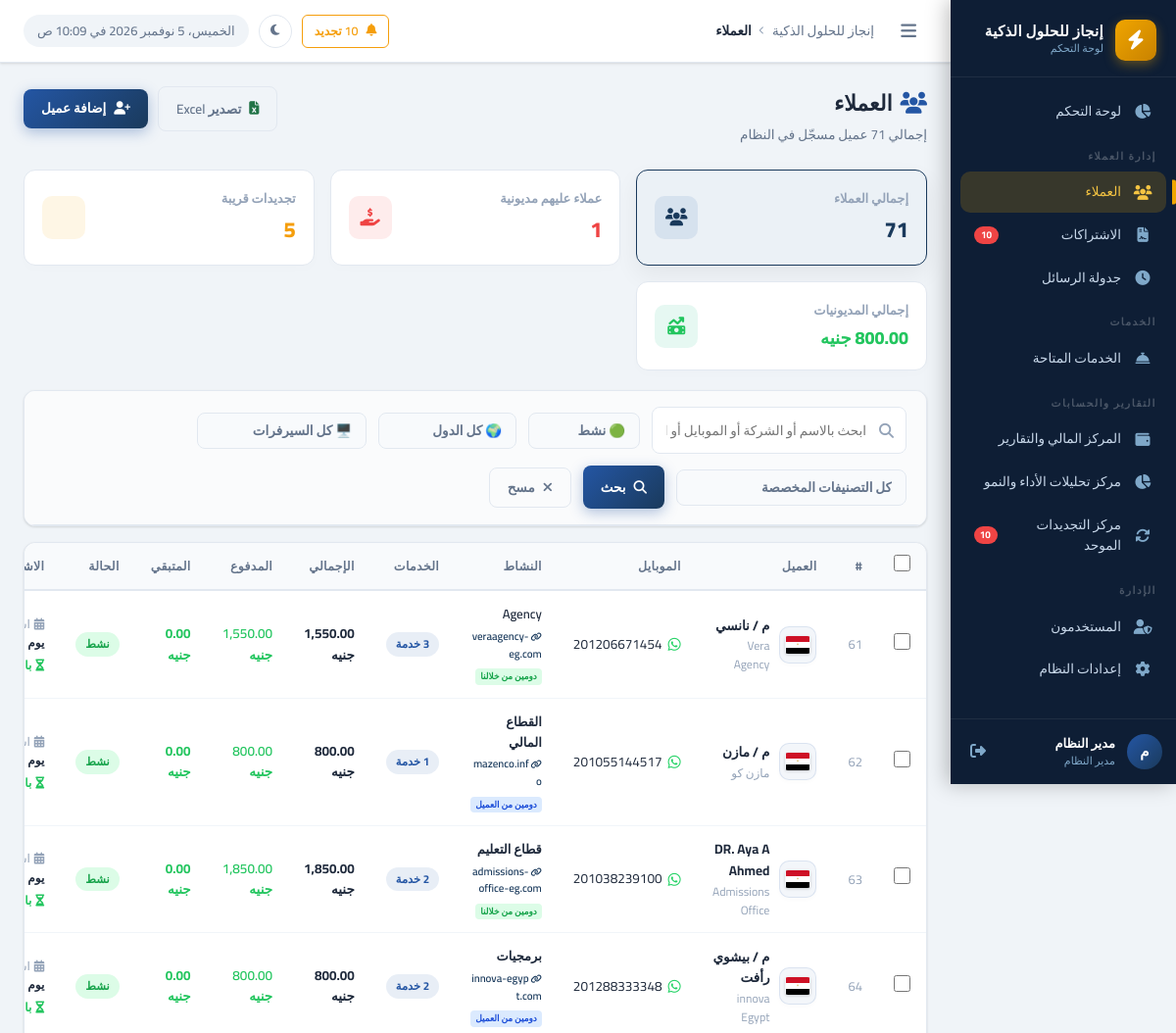
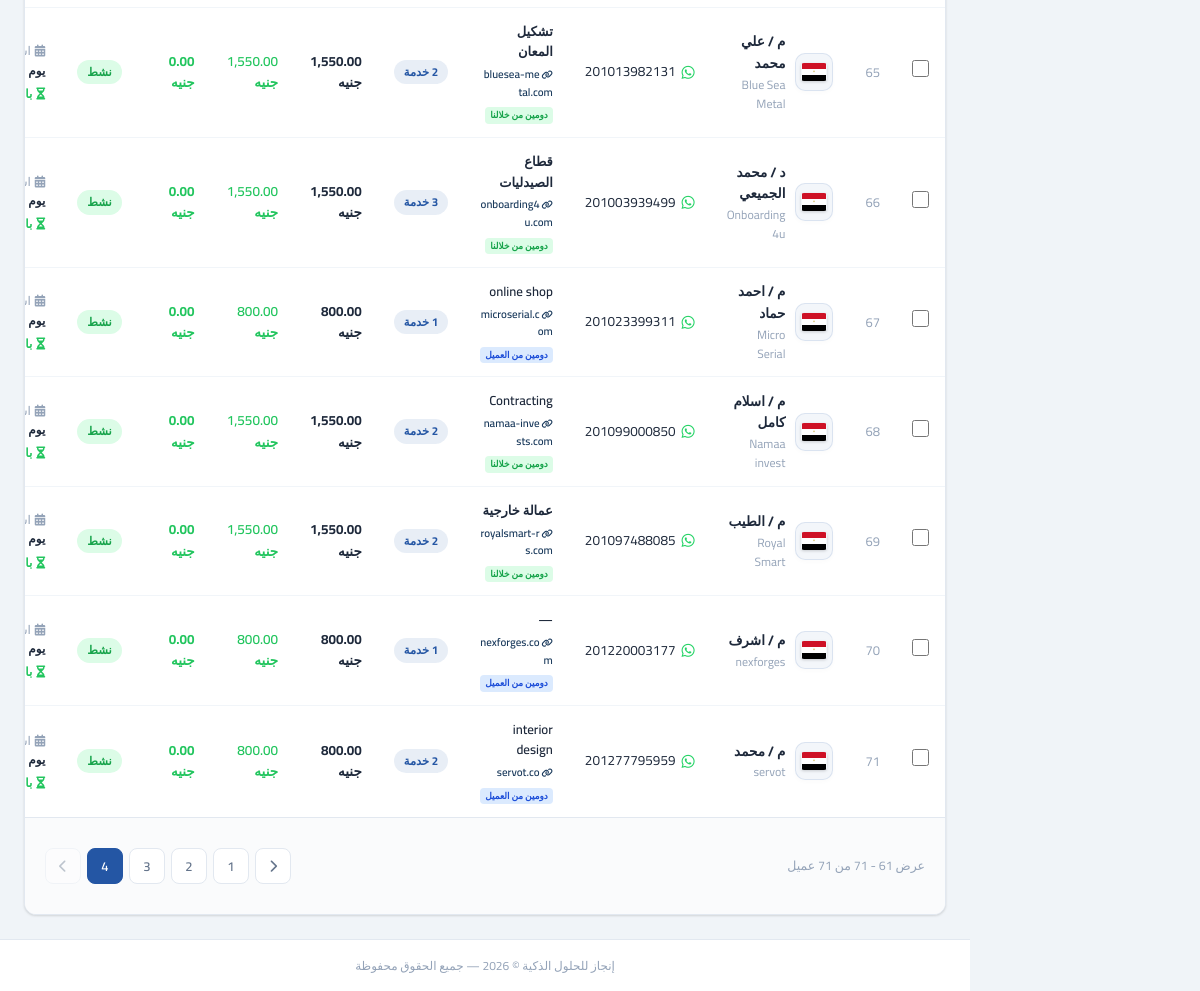
/clients/index.php?status=1&plan=01-1G-800EG&page=4 (signed in), run on an earlier commit of the app's database (2 pictures, top to bottom).
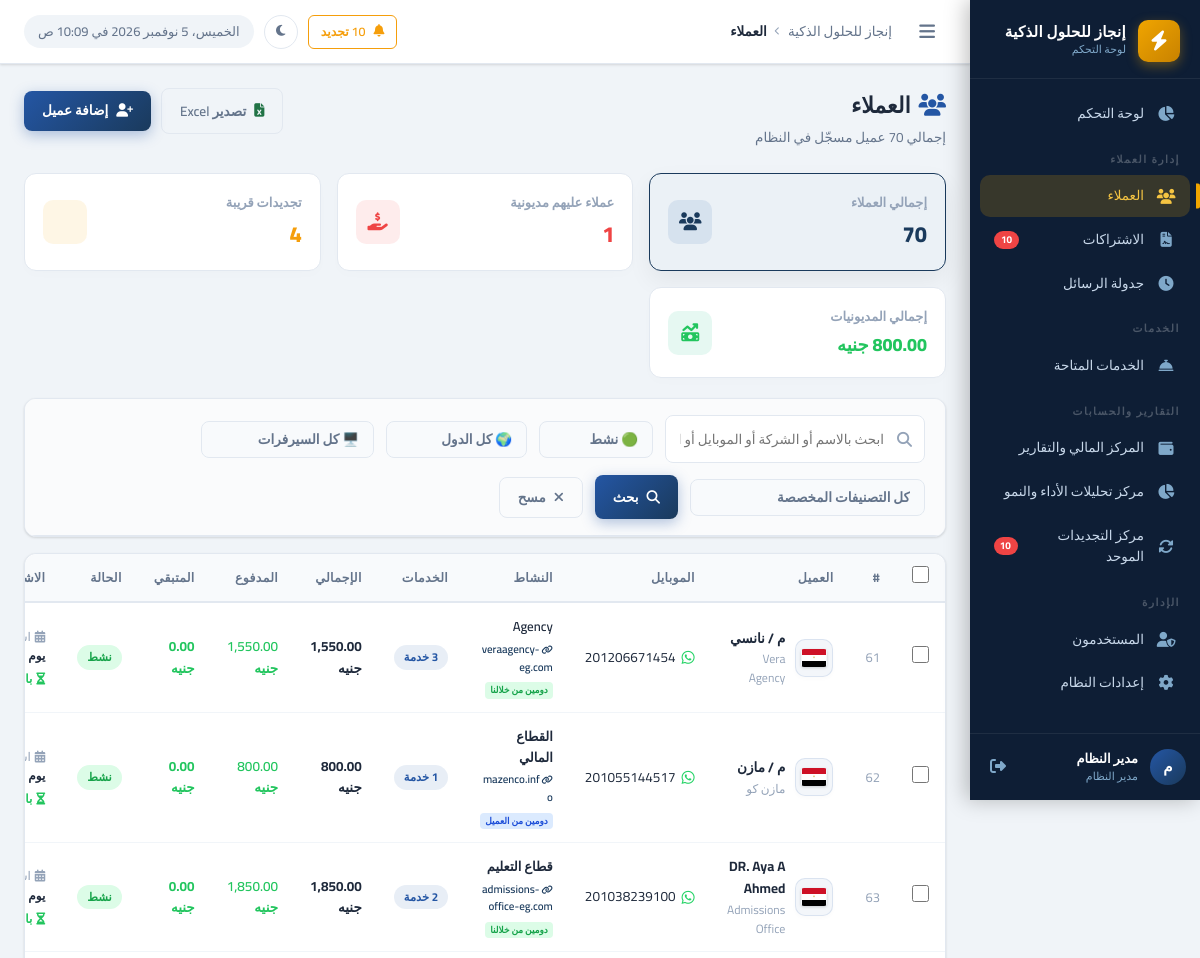
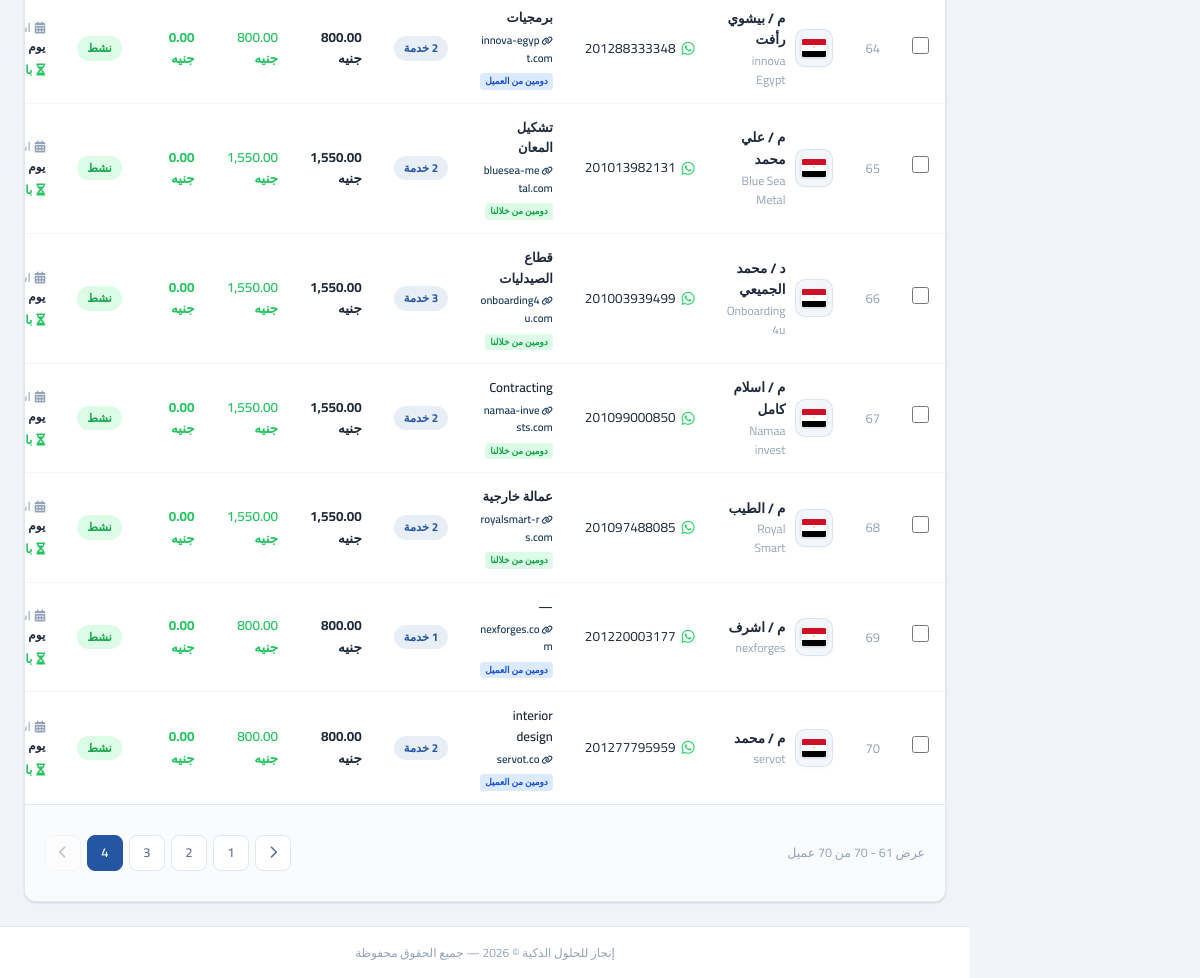
And on a later commit of the database (2 pictures, top to bottom).
### tables this page shows
CREATE TABLE `clients` (
  `id` int UNSIGNED NOT NULL,
  `name` varchar(200) NOT NULL COMMENT 'اسم العميل',
  `company_name` varchar(200) DEFAULT NULL COMMENT 'اسم الشركة',
  `mobile` varchar(20) NOT NULL COMMENT 'رقم الموبايل',
  `mobile_2` varchar(20) DEFAULT NULL COMMENT 'رقم موبايل إضافي',
  `activity` varchar(200) DEFAULT NULL COMMENT 'النشاط التجاري',
  `country` varchar(10) NOT NULL DEFAULT 'EG',
  `domain` varchar(255) DEFAULT NULL,
  `domain_provider` varchar(100) DEFAULT NULL,
  `username_note` varchar(200) DEFAULT NULL COMMENT 'اسم المستخدم (للإشارة)',
  `server_panel` varchar(100) NOT NULL DEFAULT 'cp.enjaz.cloud',
  `email` varchar(200) DEFAULT NULL,
  `address` text,
  `notes` text,
  `status` tinyint(1) NOT NULL DEFAULT '1' COMMENT '1=نشط, 0=موقوف',
  `created_by` int UNSIGNED DEFAULT NULL,
  `created_at` datetime NOT NULL DEFAULT CURRENT_TIMESTAMP,
  `updated_at` datetime NOT NULL DEFAULT CURRENT_TIMESTAMP ON UPDATE CURRENT_TIMESTAMP
);

### clients/index.php (the view, shortened to what the rows shown need)
<?php
require_once dirname(__DIR__) . '/config/app.php';
$db = getDB();
$warningDays = (int)getSetting('renewal_warning_days','60');
$search  = clean($_GET['search'] ?? '');
$status  = isset($_GET['status']) ? $_GET['status'] : '1';
$filter  = $_GET['filter'] ?? '';
$plan    = clean($_GET['plan'] ?? '');
$page    = max(1, (int)($_GET['page'] ?? 1));
$perPage = 20;
$where  = ['1=1'];
$params = [];
if ($status !== '') {
    $where[]  = "c.status = ?";
    $params[] = (int)$status;
}
if ($plan !== '') {
    $where[] = "c.id IN (
        SELECT DISTINCT cs2.client_id
        FROM client_subscriptions cs2
        WHERE cs2.status != 'cancelled' AND cs2.plan_name = ?
    )";
    $params[] = $plan;
}
$whereStr = implode(' AND ', $where);
$havingStr = "";
if ($filter === 'debt') {
    $countStmt = $db->prepare("
        SELECT COUNT(*) FROM (
            SELECT c.id,
                   COALESCE(SUM(CASE WHEN cs.status != 'cancelled' THEN cs.price ELSE 0 END), 0) AS total_services,
                   COALESCE((SELECT SUM(p.amount) FROM payments p WHERE p.client_id = c.id), 0) AS total_paid
            FROM clients c
            LEFT JOIN client_subscriptions cs ON cs.client_id = c.id
            WHERE $whereStr
            GROUP BY c.id
            HAVING (total_services - total_paid) > 0
        ) tmp
    ");
} else {
    $countStmt = $db->prepare("SELECT COUNT(*) FROM clients c WHERE $whereStr");
}
$countStmt->execute($params);
$totalClients = (int)$countStmt->fetchColumn();
$pager = paginate($totalClients, $perPage, $page);
$stmt = $db->prepare("
    SELECT c.*,
           COALESCE(SUM(CASE WHEN cs.status != 'cancelled' THEN cs.price ELSE 0 END), 0) AS total_services,
           COALESCE((SELECT SUM(p.amount) FROM payments p WHERE p.client_id = c.id), 0) AS total_paid,
           COUNT(DISTINCT cs.id) AS subs_count,
           (SELECT cs2.start_date FROM client_subscriptions cs2 JOIN services s2 ON s2.id = cs2.service_id WHERE cs2.client_id = c.id AND (s2.name LIKE '%بريد%' OR s2.name LIKE '%mail%' OR s2.name LIKE '%email%' OR s2.name LIKE '%ايميل%') ORDER BY (CASE WHEN cs2.status = 'active' THEN 1 ELSE 2 END) ASC, cs2.id DESC LIMIT 1) AS sub_start,
           (SELECT cs2.end_date FROM client_subscriptions cs2 JOIN services s2 ON s2.id = cs2.service_id WHERE cs2.client_id = c.id AND (s2.name LIKE '%بريد%' OR s2.name LIKE '%mail%' OR s2.name LIKE '%email%' OR s2.name LIKE '%ايميل%') ORDER BY (CASE WHEN cs2.status = 'active' THEN 1 ELSE 2 END) ASC, cs2.id DESC LIMIT 1) AS sub_end,
           (SELECT cs2.status FROM client_subscriptions cs2 JOIN services s2 ON s2.id = cs2.service_id WHERE cs2.client_id = c.id AND (s2.name LIKE '%بريد%' OR s2.name LIKE '%mail%' OR s2.name LIKE '%email%' OR s2.name LIKE '%ايميل%') ORDER BY (CASE WHEN cs2.status = 'active' THEN 1 ELSE 2 END) ASC, cs2.id DESC LIMIT 1) AS sub_status,
           (SELECT COUNT(*) FROM client_subscriptions cs3 JOIN services s3 ON s3.id = cs3.service_id WHERE cs3.client_id = c.id AND cs3.status != 'cancelled' AND (s3.name LIKE '%دومين%' OR s3.name LIKE '%domain%')) AS has_our_domain
    FROM clients c
    LEFT JOIN client_subscriptions cs ON cs.client_id = c.id
    WHERE $whereStr
    GROUP BY c.id
    $havingStr
    ORDER BY COALESCE(
        (SELECT cs2.start_date FROM client_subscriptions cs2 JOIN services s2 ON s2.id = cs2.service_id WHERE cs2.client_id = c.id AND cs2.status != 'cancelled' AND (s2.name LIKE '%دومين%' OR s2.name LIKE '%domain%') ORDER BY cs2.start_date DESC LIMIT 1),
        (SELECT cs3.start_date FROM client_subscriptions cs3 JOIN services s3 ON s3.id = cs3.service_id WHERE cs3.client_id = c.id AND cs3.status != 'cancelled' AND (s3.name LIKE '%بريد%' OR s3.name LIKE '%mail%' OR s3.name LIKE '%email%') ORDER BY cs3.start_date DESC LIMIT 1),
        c.created_at
    ) DESC, c.id DESC
    LIMIT ? OFFSET ?
");
$stmt->execute(array_merge($params, [$perPage, $pager['offset']]));
$clients = $stmt->fetchAll();
    ?>
    <?php
require_once INCLUDES_PATH . '/header.php';
?>
<div class="page-header">
  <div class="page-header-text">
    <h1 class="page-title"><i class="fas fa-users" style="color:var(--primary-light);margin-left:8px;"></i>العملاء</h1>
  </div>
</div>
<div class="card">
  <div class="table-wrapper">
    <table class="data-table">
      <thead>
        <tr>
          <th style="width: 40px; text-align: center;"><input type="checkbox" id="selectAllClients" style="width: 17px; height: 17px; cursor: pointer;"></th>
          <th>#</th>
          <th>العميل</th>
          <th>الموبايل</th>
          <th>النشاط</th>
          <th>الخدمات</th>
          <th>الإجمالي</th>
          <th>المدفوع</th>
          <th>المتبقي</th>
          <th>الحالة</th>
          <th>الاشتراك / المتبقي</th>
        </tr>
      </thead>
      <tbody>
        <?php if (empty($clients)): ?>
        <tr>
          <td colspan="11">
            <div class="empty-state">
              <div class="empty-icon"><i class="fas fa-users-slash"></i></div>
              <p class="empty-title">لا يوجد عملاء</p>
              <p class="empty-text"><?= $search ? 'لم يتطابق أي عميل مع بحثك.' : 'ابدأ بإضافة أول عميل.' ?></p>
              <?php if (hasPermission('add_clients') && !$search): ?>
              <a href="add.php" class="btn btn-primary"><i class="fas fa-user-plus"></i> إضافة عميل</a>
              <?php endif; ?>
            </div>
          </td>
        </tr>
        <?php else: ?>
        <?php foreach ($clients as $i => $client):
          $remaining = $client['total_services'] - $client['total_paid'];
          $cCode = $client['country'] ?? 'EG';
          $cInfo = getCountryInfo($cCode);
        ?>
        <tr onclick="if(!event.target.closest('a') && !event.target.closest('button') && !event.target.closest('input')) window.location='view.php?id=<?= $client['id'] ?>';" style="cursor:pointer;">
          <td style="text-align: center;" onclick="event.stopPropagation();">
            <input type="checkbox" class="client-checkbox" value="<?= $client['id'] ?>" data-name="<?= e($client['name']) ?>" data-mobile="<?= e($client['mobile']) ?>" data-company="<?= e($client['company_name']) ?>" style="width: 17px; height: 17px; cursor: pointer;">
          </td>
          <td class="text-muted"><?= $pager['offset'] + $i + 1 ?></td>
          <td>
            <div style="display:flex;align-items:center;gap:10px;">
              <div style="width:38px;height:38px;border-radius:10px;background:rgba(36,86,164,0.05);border:1px solid rgba(36,86,164,0.12);
                          display:flex;align-items:center;justify-content:center;flex-shrink:0;box-shadow:0 2px 5px rgba(0,0,0,0.02);"
                   title="<?= e($cInfo['name']) ?>">
              </div>
              <div>
                <a href="view.php?id=<?= $client['id'] ?>" style="font-weight:700;color:var(--text-primary);display:block;">
                  <?= e($client['name']) ?>
                </a>
                <?php if ($client['company_name']): ?>
                <span style="font-size:12px;color:var(--text-muted);display:block;"><?= e($client['company_name']) ?></span>
                <?php endif; ?>
              </div>
            </div>
          </td>
          <td>
            <a href="https://wa.me/<?= preg_replace('/\D/', '', $client['mobile']) ?>" target="_blank"
               style="color:var(--text-primary);display:flex;align-items:center;gap:6px;">
              <i class="fab fa-whatsapp" style="color:#25D366;font-size:15px;"></i>
              <?= e($client['mobile']) ?>
            </a>
          </td>
          <td class="text-muted">
            <div style="font-weight:600;color:var(--text-primary);"><?= e($client['activity'] ?: '—') ?></div>
            <?php if (!empty($client['domain'])): ?>
            <div style="margin-top:4px;display:flex;align-items:center;gap:6px;flex-wrap:wrap;">
              <a href="http://<?= e($client['domain']) ?>" target="_blank" style="font-size:11px;color:var(--primary);word-break:break-all;font-weight:600;">
                <i class="fas fa-link" style="font-size:9px;margin-left:2px;"></i><?= e($client['domain']) ?>
              </a>
              <?php if ($client['has_our_domain'] > 0): ?>
                <span class="badge badge-success" style="font-size:9px;padding:1px 5px;border-radius:4px;">دومين من خلالنا</span>
              <?php else: ?>
                <span class="badge badge-info" style="font-size:9px;padding:1px 5px;border-radius:4px;">دومين من العميل</span>
              <?php endif; ?>
            </div>
            <?php else: ?>
              <div style="margin-top:4px;">
                <span class="badge badge-secondary" style="font-size:9px;padding:1px 5px;border-radius:4px;"><i class="fas fa-globe-slash" style="margin-left:3px;"></i>بدون دومين</span>
              </div>
            <?php endif; ?>
          </td>
          <td>
            <?php if ($client['subs_count'] > 0): ?>
            <span class="badge badge-primary"><?= $client['subs_count'] ?> خدمة</span>
            <?php else: ?>
            <span class="text-muted fs-sm">—</span>
            <?php endif; ?>
          </td>
          <td class="fw-bold"><?= formatMoney($client['total_services']) ?></td>
          <td style="color:var(--success);font-weight:600;"><?= formatMoney($client['total_paid']) ?></td>
          <td style="color:<?= $remaining > 0 ? 'var(--danger)' : 'var(--success)' ?>;font-weight:700;">
            <?= formatMoney($remaining) ?>
          </td>
          <td>
            <?= $client['status']
              ? '<span class="badge badge-success">نشط</span>'
              : '<span class="badge badge-danger">موقوف</span>' ?>
          </td>
          <td>
            <?php
            if ($client['sub_start']) {
                $startDate = new DateTime($client['sub_start']);
                $today = new DateTime('today');
                $diffStart = $startDate->diff($today);
                $daysSubscribed = $diffStart->invert ? -$diffStart->days : $diffStart->days;
                if ($daysSubscribed >= 0) {
                    echo '<div style="font-size:12px;color:var(--text-muted);margin-bottom:4px;"><i class="fas fa-calendar-alt" style="margin-left:4px;"></i>اشترك بقاله: <strong style="color:var(--text-primary);">' . $daysSubscribed . ' يوم</strong></div>';
                } else {
                    echo '<div style="font-size:12px;color:var(--text-muted);margin-bottom:4px;"><i class="fas fa-calendar-alt" style="margin-left:4px;"></i>يبدأ بعد: <strong style="color:var(--text-primary);">' . abs($daysSubscribed) . ' يوم</strong></div>';
                }
                if ($client['sub_end']) {
                    $daysLeft = daysUntilExpiry($client['sub_end']);
                    if ($daysLeft >= 0) {
                        $color = $daysLeft <= 30 ? 'var(--warning)' : 'var(--success)';
                        echo '<div style="font-size:12px;color:' . $color . ';font-weight:700;"><i class="fas fa-hourglass-half" style="margin-left:4px;"></i>باقي له: ' . $daysLeft . ' يوم</div>';
                    } else {
                        echo '<div style="font-size:12px;color:var(--danger);font-weight:700;"><i class="fas fa-exclamation-circle" style="margin-left:4px;"></i>منتهي منذ: ' . abs($daysLeft) . ' يوم</div>';
                    }
                } else {
                    echo '<div style="font-size:12px;color:var(--success);font-weight:700;"><i class="fas fa-infinity" style="margin-left:4px;"></i>مفتوح بدون انتهاء</div>';
                }
            } else {
                echo '<span class="text-muted fs-sm">— لا يوجد اشتراك —</span>';
            }
            ?>
          </td>
        </tr>
        <?php endforeach; ?>
        <?php endif; ?>
      </tbody>
    </table>
  </div>
</div>
<?php require_once INCLUDES_PATH . '/footer.php'; ?>

What changed in the data, as far as the page shows it:
no longer on this page (row edited): clients: offset "67", name "م / احمد حماد", company_name "Micro Serial", mobile "201023399311", activity "online shop", domain "microserial.com", shows "دومين من العميل", total_services "800.00 جنيه", total_paid "800.00 جنيه", remaining "0.00 جنيه", status "نشط"
computed for clients "م / اسلام كامل": offset "68" → "67"
computed for clients "م / الطيب": offset "69" → "68"
computed for clients "م / اشرف": offset "70" → "69"
computed for clients "م / محمد": offset "71" → "70"
Also different on the page:
$totalClientsCount: "71" → "70"
$expiringClientsCount: "5" → "4"
